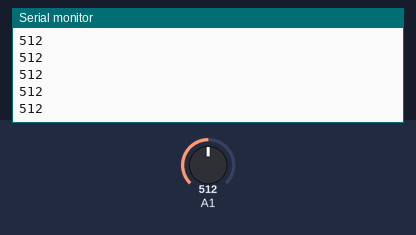
Simulated run of this sketch. Board: Arduino Uno, built with avr-gcc and run on an emulated ATmega328P. Shown: the last lines printed to the serial monitor. The test bench sets the inputs (shaded band); at power-on: A1 = 512.

Above: at 1.2 s.
1.3 s: A1 set to 716
At 1.9 s:
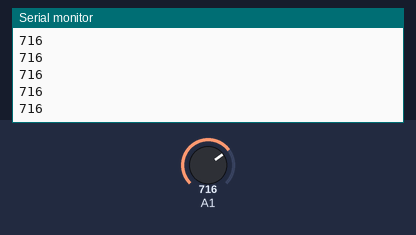
2.8 s: A1 set to 900
At 3.9 s:
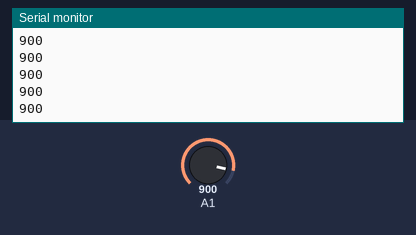
Timing chart, 0 to 5.8 s (numbered marks = the images above; inputs shaded):
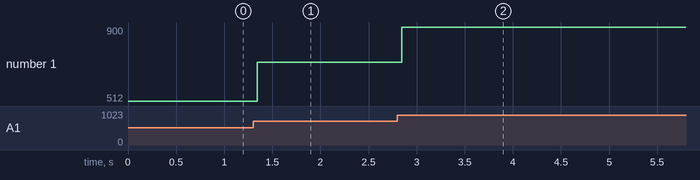

The sketch:

work.ino
```cpp
#include "Arduino.h"

/**
 * @fn
 * 初期化
 */
void setup()
{
    Serial.begin(14400);
}

/**
 * @fn
 * メインループ
 */
void loop()
{
    Serial.println(analogRead(A1));
}
```

Measured:
- after the input at 1.3 s, the serial monitor: prints a new line after 0.05 s (image 1)
- after the input at 2.8 s, the serial monitor: prints a new line after 0.05 s (image 2)
- plotted number 1: 512 → 716 after the input at 1.3 s, 716 → 900 after the input at 2.8 s
